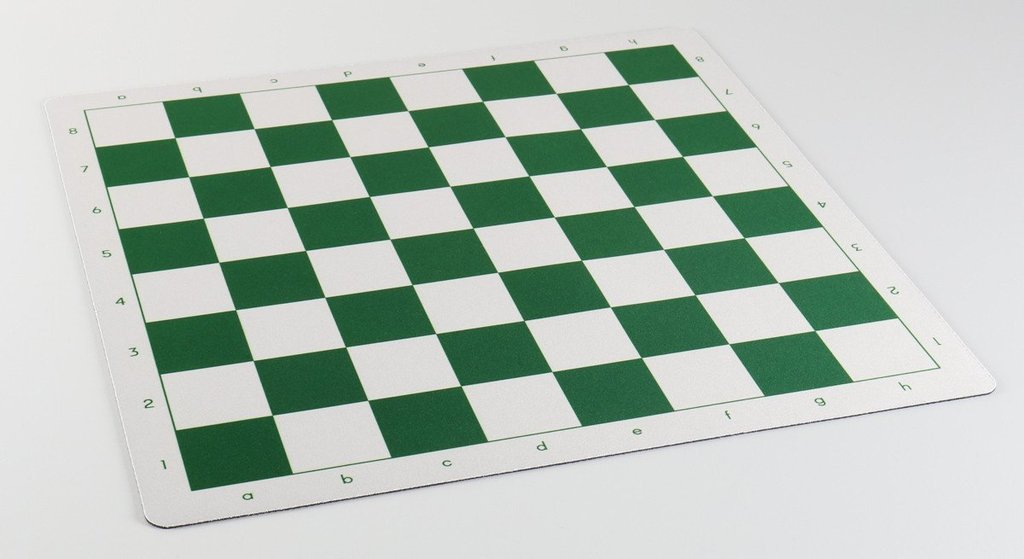
//> input picture app/lab05/data/chess.jpg, 1024 x 559 px
$ ./hough_line   (built with g++ and OpenCV 4)
//> lines starting //> are read from the running program, lines starting //| are printed output that depends on the picture; after the words box and inside, x2 and y2 are one past the last pixel; in counts of white or black regions, pixels touching at a corner belong together
#include "opencv2/opencv.hpp"

using namespace std;
using namespace cv;

int main()
{
	// Declare the output variables
	Mat dst, cdst, cdstP;
	const char* filename = "../data/chess.jpg";
	// Loads an image
	Mat src = imread(filename, IMREAD_GRAYSCALE);
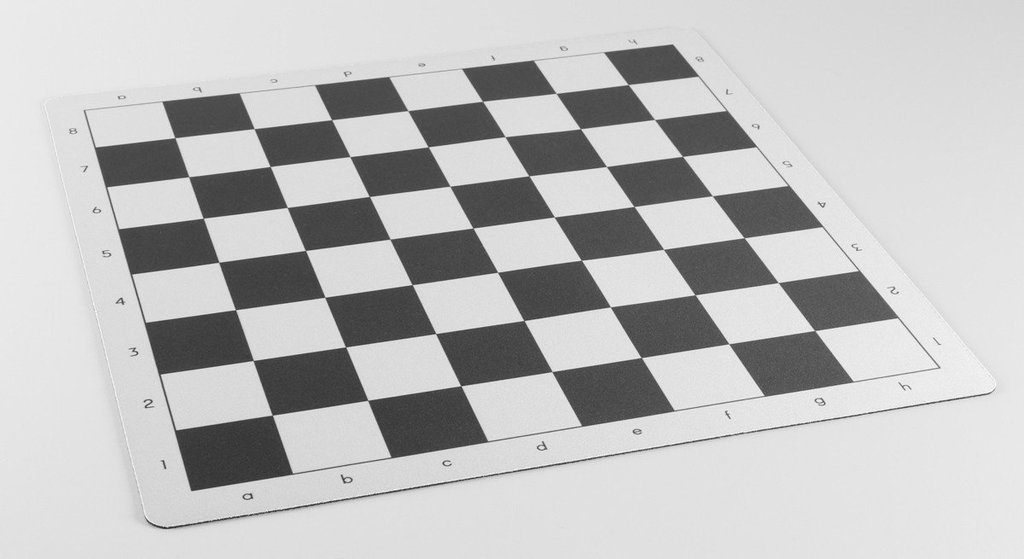
//> src: 559 rows x 1024 cols, CV_8UC1; min 34, max 255, mean 189.8
	// Check if image is loaded fine

	if (src.empty()) {
		printf(" Error opening image\n");
		return -1;
	}
	// Edge detection
	Canny(src, dst, 50, 200, 3);
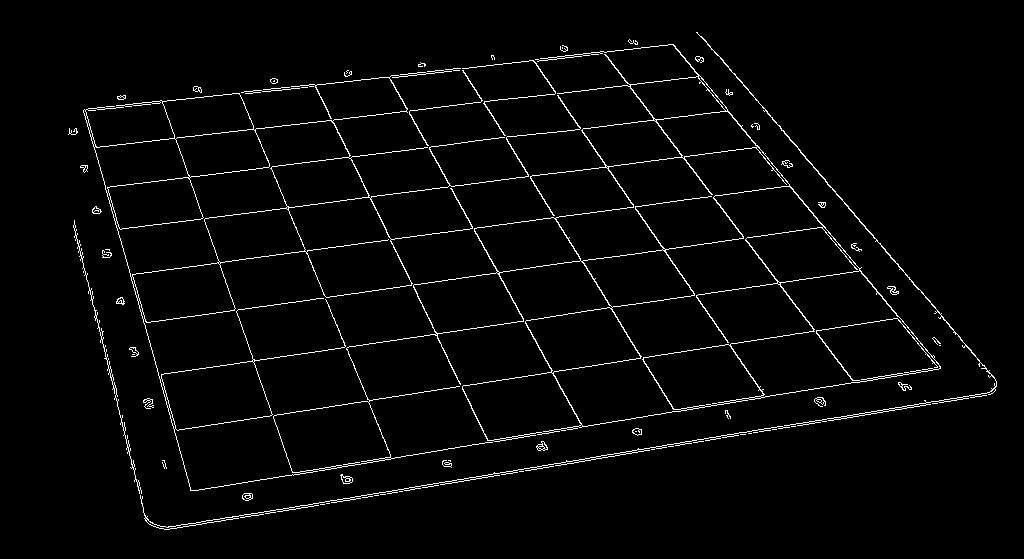
//> dst: 559 rows x 1024 cols, CV_8UC1; 2.6% white in thin lines or dots, all inside (x1, y1, x2, y2) = (68, 32, 997, 530)
	// Copy edges to the images that will display the results in BGR
	cvtColor(dst, cdst, COLOR_GRAY2BGR);
	cdstP = cdst.clone();
	// Standard Hough Line Transform
	vector<Vec2f> lines; // will hold the results of the detection
	HoughLines(dst, lines, 1, CV_PI / 180, 150, 0, 0); // runs the actual detection
//> lines = 31 lines (rho, theta), first 12: [339, 1.43], [198, 1.45], [453, 1.41], [545, 1.41], [-303, 2.64], [-451, 2.5], [-355, 2.58], [511, 1.41], [117, 1.47], [-246, 2.69], [-49, 2.86], [-485, 2.44]
													   // Draw the lines
	for (size_t i = 0; i < lines.size(); i++)
	{
		float rho = lines[i][0], theta = lines[i][1];
		Point pt1, pt2;
		double a = cos(theta), b = sin(theta);
		double x0 = a * rho, y0 = b * rho;
		pt1.x = cvRound(x0 + 1000 * (-b));
		pt1.y = cvRound(y0 + 1000 * (a));
		pt2.x = cvRound(x0 - 1000 * (-b));
		pt2.y = cvRound(y0 - 1000 * (a));
		line(cdst, pt1, pt2, Scalar(0, 0, 255), 2, LINE_AA);
	}
//> this loop made 31 passes
//> (rho, theta, a, b, x0, y0) on passes 1 to 12: (339, 1.43, 0.139, 0.99, 47.18, 335.7), (198, 1.45, 0.122, 0.993, 24.13, 196.5), (453, 1.41, 0.156, 0.988, 70.86, 447.4), (545, 1.41, 0.156, 0.988, 85.26, 538.3), (-303, 2.64, -0.875, 0.485, 265, -146.9), (-451, 2.5, -0.799, 0.602, 360.2, -271.4), (-355, 2.58, -0.848, 0.53, 301.1, -188.1), (511, 1.41, 0.156, 0.988, 79.94, 504.7), (117, 1.47, 0.105, 0.995, 12.23, 116.4), (-246, 2.69, -0.899, 0.438, 221.1, -107.8), (-49, 2.86, -0.961, 0.276, 47.1, -13.51), (-485, 2.44, -0.766, 0.643, 371.5, -311.8)
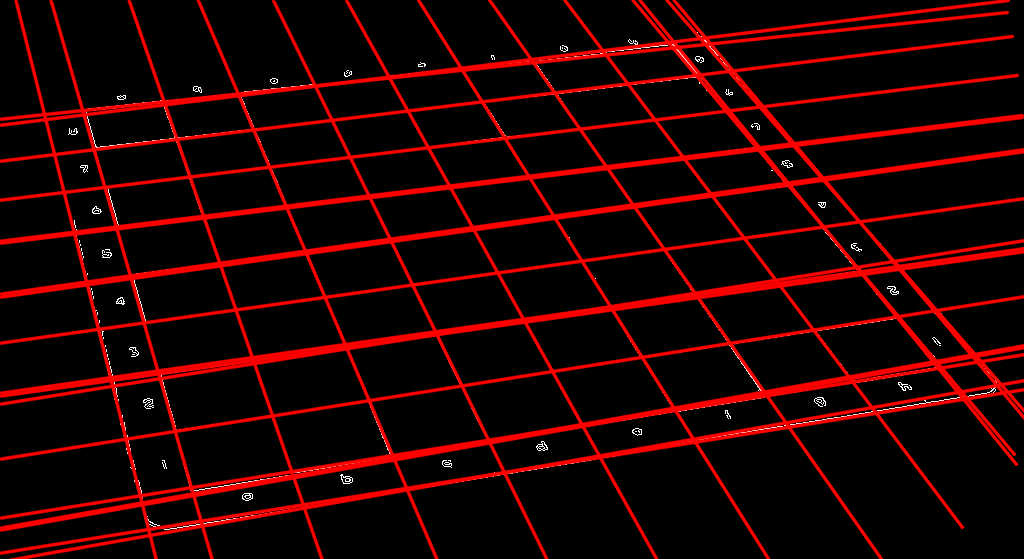
//> cdst: 559 rows x 1024 cols, CV_8UC3; mean B, G, R 1, 1, 35.4

	imshow("Source", src);
	imshow("Detected Lines (in red) - Standard Hough Line Transform", cdst);
	waitKey();

	return 0;
}
